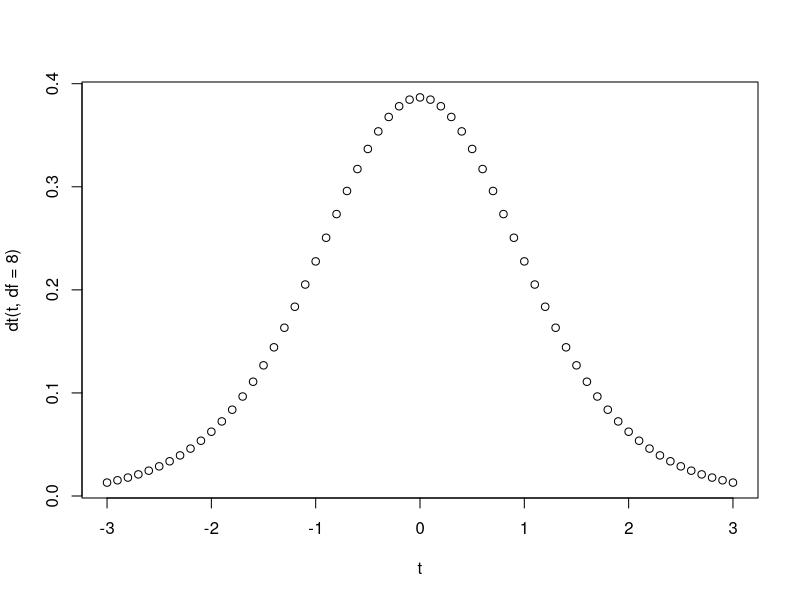
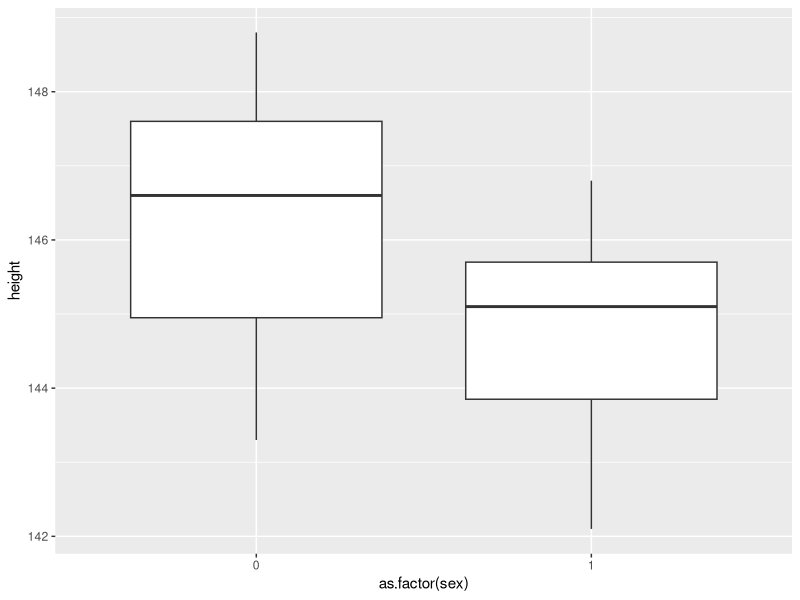

R code for these plots, in order:
## ---- chunk 1
knitr::opts_chunk$set(echo = TRUE)
## ---- chunk 2
# <- で変数に代入できます。変数の上書きはできるだけ避けましょう。
a <- 10
# 式をConsoleにコピペするもよし、右上の緑▶を押すもよし、
# Macは⌘エンター、WindowsはCtrlエンターもよし
x <- (5+3)*2-a/5
# Environment で値をチェックできる
## ---- chunk 3
# 数値列作成のc
d <- c(1, 2, 3, 4, 5, 6, 7, 8, 9, 10)
# 平均を求める mean
mean(d)
# (不偏)分散を求める
var(d)
# 標準偏差を求めるsd
sd(d)
## ---- chunk 4
# 教科書p.48の(a): 小学校aの男女の身長
data_a <- data.frame(
    m = c(143.1, 140.9, 147.2, 139.8, 141.3, 150.7, 149.4, 145.6, 146.5, 148.5, 141.2, 136.5, 145.8, 148.1, 144.3), 
    f = c(138.7, 142.8, 150.3, 148.4, 141.7, 149.5, 156.5, 144.6, 144.4, 145.7, 148.3, 140.8, 146.2, 149.9, 144.1)
)
head(data_a)
## ---- chunk 5
# 最小値、平均値、最大値がわかります
summary(data_a)
# 平均の差は144.6-146.1
# data.frameの列は$で参照できます
summary(data_a)
## ---- chunk 6
# 平均の差
abs(144.6-146.1)
# 列は$で参照できる
sd(data_a$m)
sd(data_a$f)
## ---- chunk 7
# 教科書p.48の(b) 小学校bの男女の身長
data_b <- data.frame(
    m = c(142.3, 142.5, 145.7, 143.5, 144.2, 145.1, 145.9, 145.2, 146.8, 145.7, 145.4, 144.6, 144.2, 145.9, 142.1),
    f = c(143.5, 144.6, 143.4, 146.6, 145.3, 147.7, 147.2, 147.8, 145.3, 145.7, 147.5, 147.2, 148.8, 147.9, 143.3)
)
head(data_b)
summary(data_b)
sd(data_b$m)
sd(data_b$f)
## ---- chunk 8
# 自由度8のt分布の見た目
t = seq(-3, 3, 0.1)
plot(t, dt(t, df=8))
## ---- chunk 9
head(data_a)
t.test(data_a$m, data_a$f, var=T)
## ---- chunk 10
t.test(data_b$m, data_b$f, var=T)
## ---- chunk 11
library(ggplot2)
data_c <- data.frame(sex=c(rep(1, 15), rep(0, 15)),
            height=c(data_b$m, data_b$f))
data_c

# 図示
ggplot(data_c, aes(x=as.factor(sex), y=height)) +
  geom_boxplot()
## ---- chunk 12
# モデル
summary(lm(height~sex, data=data_c))
s_delta <- 0.5998
summary(lm(height/s_delta~sex, data_c))
## ---- chunk 13
# 結果は線形モデルと一致する
t.test(data_b$m, data_b$f, var=T)
